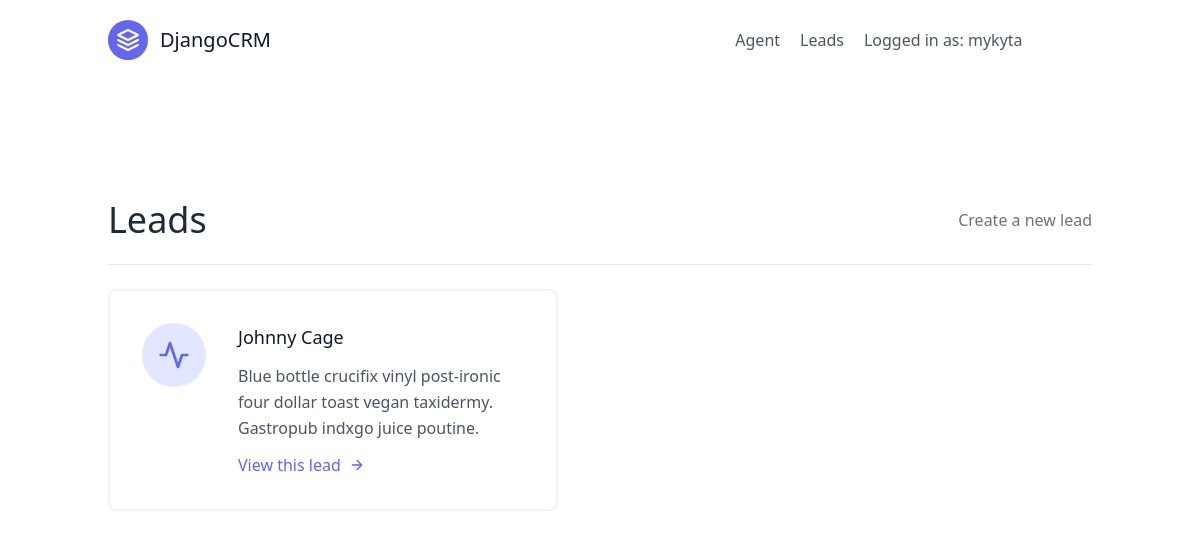
The page /website/ (signed in) on the database as committed earlier.
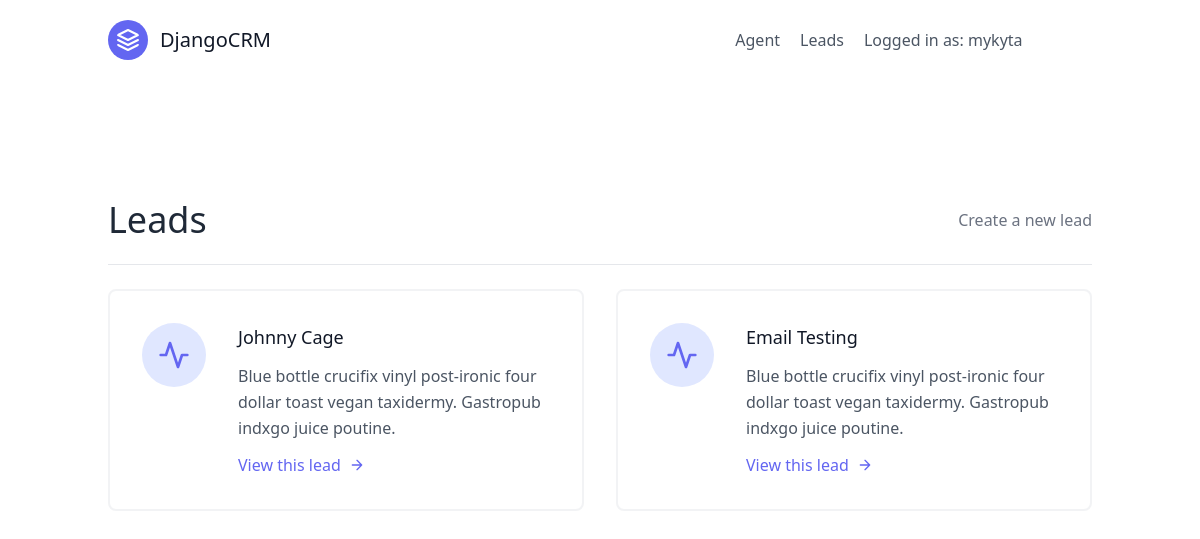
The same page on the database as committed later.
### website/models.py (models this page shows, shortened)
class Lead(models.Model):
    first_name = models.CharField(max_length=20)
    last_name = models.CharField(max_length=20)
    age = models.IntegerField(default=0)
    agent = models.ForeignKey("Agent", models.SET_NULL, null=True)  # every lead have just 1 agent

### website/views.py (the view)
# urls.py: path('', LeadListView.as_view(), name='lead-list'),
class LeadListView(LoginRequiredMixin, generic.ListView):
    template_name = "website/lead_list.html"
    queryset = Lead.objects.all()  # this line equal to  leads = Lead.objects.all()
    context_object_name = "leads"

### templates/website/lead_list.html
{% extends "base.html" %}
{% block content %}
<section class="text-gray-600 body-font">
  <div class="container px-5 py-24 mx-auto flex flex-wrap">
  <div class="w-full mb-6 py-6 flex justify-between items-center border-b border-gray-200">
      <div>
          <h1 class=" text-4xl text-gray-800"> Leads</h1>
      </div>
      <div>
          <a class="text-gray-500 hover:text-blue-500" href="{% url 'website:lead-create' %}">Create a new lead</a>
      </div>
  </div>
    <div class="flex flex-wrap -m-4">
        {% for lead in leads %}
          <div class="p-4 lg:w-1/2 md:w-full">
            <div class="flex border-2 rounded-lg border-gray-200 border-opacity-50 p-8 sm:flex-row flex-col">
              <div class="w-16 h-16 sm:mr-8 sm:mb-0 mb-4 inline-flex items-center justify-center rounded-full bg-indigo-100 text-indigo-500 flex-shrink-0">
                <svg fill="none" stroke="currentColor" stroke-linecap="round" stroke-linejoin="round" stroke-width="2" class="w-8 h-8" viewBox="0 0 24 24">
                  <path d="M22 12h-4l-3 9L9 3l-3 9H2"></path>
                </svg>
              </div>
              <div class="flex-grow">
                <h2 class="text-gray-900 text-lg title-font font-medium mb-3">
                    {{ lead.first_name }} {{ lead.last_name }}
                </h2>
                <p class="leading-relaxed text-base">
                    Blue bottle crucifix vinyl post-ironic four dollar toast vegan taxidermy. Gastropub indxgo juice poutine.
                </p>
                <a href="{% url 'website:lead-detail' lead.pk %}" class="mt-3 text-indigo-500 inline-flex items-center">
                    View this lead
                  <svg fill="none" stroke="currentColor" stroke-linecap="round" stroke-linejoin="round" stroke-width="2" class="w-4 h-4 ml-2" viewBox="0 0 24 24">
                    <path d="M5 12h14M12 5l7 7-7 7"></path>
                  </svg>
                </a>
              </div>
            </div>
          </div>
    {% endfor %}
    </div>
  </div>
</section>
{% endblock content %}

Rows that differ between the two databases and show on the page:
added Lead: first_name "Email", last_name "Testing"
